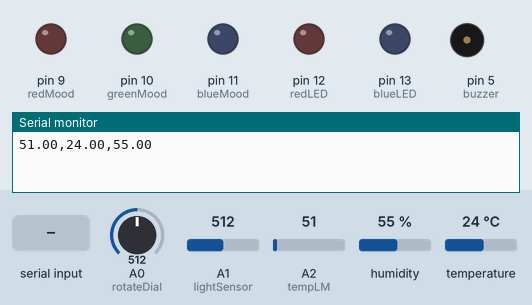
Bench run of a sketch on a simulated Arduino Uno, built with avr-gcc and run on an emulated ATmega328P. Parts: output pins drawn as LEDs (lit = HIGH), buzzer (waves = sounding), the last lines printed to the serial monitor. Inputs (shaded band) come from the test bench; at power-on: A1 (lightSensor) = 512, A0 (rotateDial) = 512, A2 (tempLM) = 51, humidity 55 %, temperature 24 °C.

Above: at 1.2 s.
1.3 s: A1 (lightSensor) set to 485
At 4.5 s:
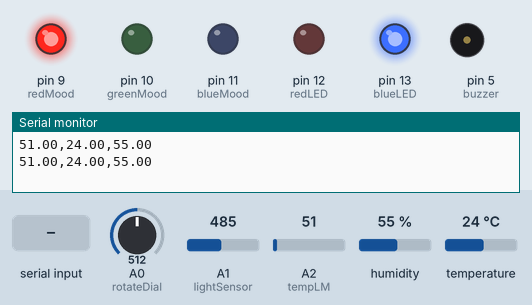
4.8 s: A0 (rotateDial) set to 581
8.3 s: A0 (rotateDial) set to 612
At 10.1 s:
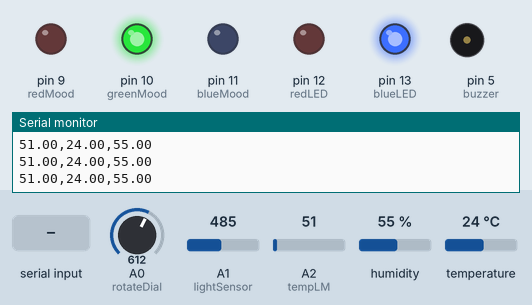
11.8 s: "100\n" received over Serial
At 13.0 s:
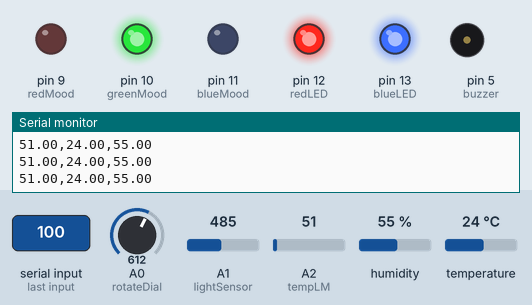
15.3 s: A1 (lightSensor) set to 510
At 21.1 s:
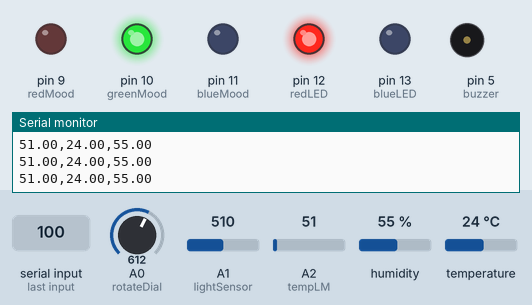
21.9 s: "101\n" received over Serial
At 23.7 s:
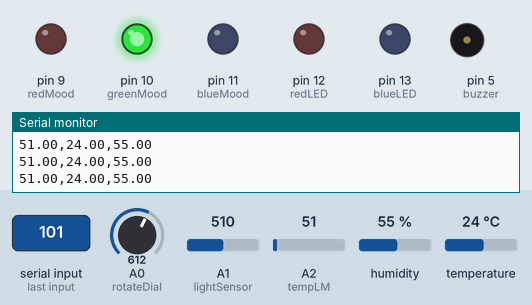
Timing chart, 0 to 26.4 s (numbered marks = the images above; inputs shaded):
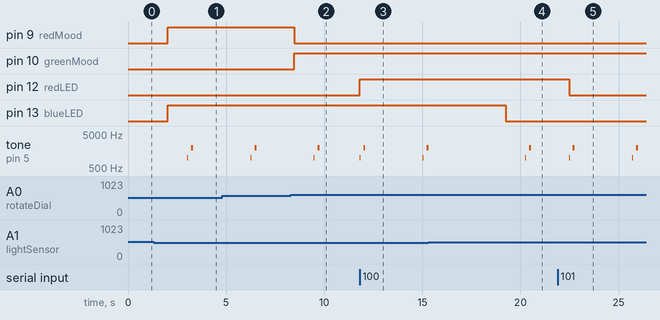

Measured:
- the behaviour switches between 501 and 500 on A1 (lightSensor) (found by bisection; images 0 and 1)
- the behaviour switches between 599 and 600 on A0 (rotateDial) (found by bisection; images 1 and 2)
- after the input at 1.3 s, pin 13 (blueLED): LOW → HIGH after 0.73 s
- after the input at 8.3 s, pin 9 (redMood): HIGH → LOW after 0.18 s; pin 10 (greenMood): LOW → HIGH after 0.18 s
- after the input at 11.8 s, pin 12 (redLED): LOW → HIGH at once
- after the input at 15.3 s, pin 13 (blueLED): HIGH → LOW after 4.0 s
- after the input at 21.9 s, pin 12 (redLED): HIGH → LOW after 0.58 s
- by itself, tone on pin 5 (buzzer): plays 1000 Hz for 0.05 s, 2000 Hz for 0.10 s

The sketch:

FinalArduino.txt.ino
```cpp
// Name: Robert Jacobs 30018755
// Date: 02/12/2020
// Project: Environment Controller / Version 1
// Description: Records, uses and displays temperature, humidity and light values alongside user notifications when certain thresholds have been exceeded.

// DHT Library to use the DHT11 temp and humidity sensor.
#include <DHT.h>
#include <DHT_U.h>

//OutPut assignments
const int buzzer = 5;
const int redMood = 9;
const int greenMood = 10;
const int blueMood = 11;
const int redLED = 12;
const int blueLED = 13;

//Input assignments
//Constant Values
const int button = 2;
const int tempDHT = 4;
const int rotateDial = A0;
const int lightSensor = A1;
const int tempLM = A2;
DHT dht(tempDHT, DHT11);

//Variable Assignments.
const int wait = 1000;
const int lightMax = 500; // Works in my apartment. May need to change depending on light in room.
int tempMax;

//Printed Values
float tempOut;
float tempIn;
float humidIn;
int lightValue;
float data1;

void setup(){
  // Arduino Functionality
  Serial.begin(9600);
  dht.begin();

  // Output PinModes
  pinMode(redLED, OUTPUT);
  pinMode(blueLED, OUTPUT);
  pinMode(blueMood, OUTPUT);
  pinMode(redMood, OUTPUT);
  pinMode(greenMood, OUTPUT);
  pinMode(buzzer, OUTPUT);

// Input PinModes
  pinMode(tempLM, INPUT);
  pinMode(tempDHT, INPUT);
  pinMode(lightSensor, INPUT);
  pinMode(rotateDial, INPUT);
  pinMode(button, INPUT);
}

void loop(){


  // Reads the different devices to recieve data/
  tempOut = analogRead(tempLM);
  tempIn = dht.readTemperature();
  humidIn = dht.readHumidity();
 // Serial.Read allows the arduino to receive value from C#.
 int val = Serial.parseInt();
  tempOut = analogRead(tempLM); // Reads outdoor temp.
  tempIn = dht.readTemperature(); // Reads indoor temp.
  humidIn = dht.readHumidity();// Reads indoor humidity.

  // Prints out Serial Ports to C#. Only instance of printing.
  Serial.print(tempOut);
  Serial.print(',');
  Serial.print(tempIn);
  Serial.print(',');
  Serial.println(humidIn);
  delay(wait);

    int lightValue = analogRead(lightSensor);
    //Serial.print(lightValue);
    if(lightValue > lightMax)
    {
        if(digitalRead(blueLED) == HIGH)
        {
          delay(wait * 2); // Set to two seconds for testing. Usually 10
          digitalWrite(blueLED, LOW);
        }
    }
    else{
          digitalWrite(blueLED, HIGH);
    }

  // Rotate Dial Switch case
  int data = analogRead(rotateDial);
  data = data / 300;
  // Switch case uses the values from Rotate Dial to switch on / off moodlight.
  switch (data){
    case 1:
           digitalWrite(redMood, HIGH);
           digitalWrite(greenMood, LOW);
           digitalWrite(blueMood, LOW);
           break;

    case 2:
           digitalWrite(redMood, LOW);
           digitalWrite(greenMood, HIGH);
           digitalWrite(blueMood, LOW);
           break;

    case 3:
           digitalWrite(redMood, LOW);
           digitalWrite(greenMood, LOW);
           digitalWrite(blueMood, HIGH);
           break;

    default:
           digitalWrite(redMood, LOW);
           digitalWrite(greenMood, LOW);
           digitalWrite(blueMood, LOW);
           break;
  }

  // Serial.parseInt(); is the data recieved from C#.
  // Depending on the value given a different outcome is provided.
    int toggle = Serial.parseInt();
    switch (toggle){

      // Case 100 + 101 turns the redLED on and off.
    case 100: digitalWrite(redLED, HIGH);
    break;
    case 101: digitalWrite(redLED,LOW);
    break;

    // Case 20 - 25 sets the max temp. From the combo box on form.
    case 20: tempMax = 20;
    break;
    case 21: tempMax = 21;
    break;
    case 22: tempMax = 22;
    break;
    case 23: tempMax = 23;
    break;
    case 24: tempMax = 24;
    break;
    case 25: tempMax = 25;
    break;
    case 26: tempMax = 26;
    break;
    case 27: tempMax = 27;
    break;
    case 28: tempMax = 28;
    break;
    case 29: tempMax = 29;
    break;
    case 30: tempMax = 30;
    break;
    case 31: tempMax = 31;
    break;
    case 32: tempMax = 32;
    break;
    case 33: tempMax = 33;
    break;
    case 34: tempMax = 34;
    break;
    case 35: tempMax = 35;
    break;
    default:
    break;
    }
    // If the Max temp set by switch case is above the current temp - Do Method.
   if(tempMax <= tempIn)
   {
    tempThreshold();
   }
}

// Method sounds a buzzer when Temp is above threshold.
void tempThreshold(){
    tone(buzzer, 1000,50);
    delay(wait / 5);
    tone(buzzer, 2000, 100);
}
```
